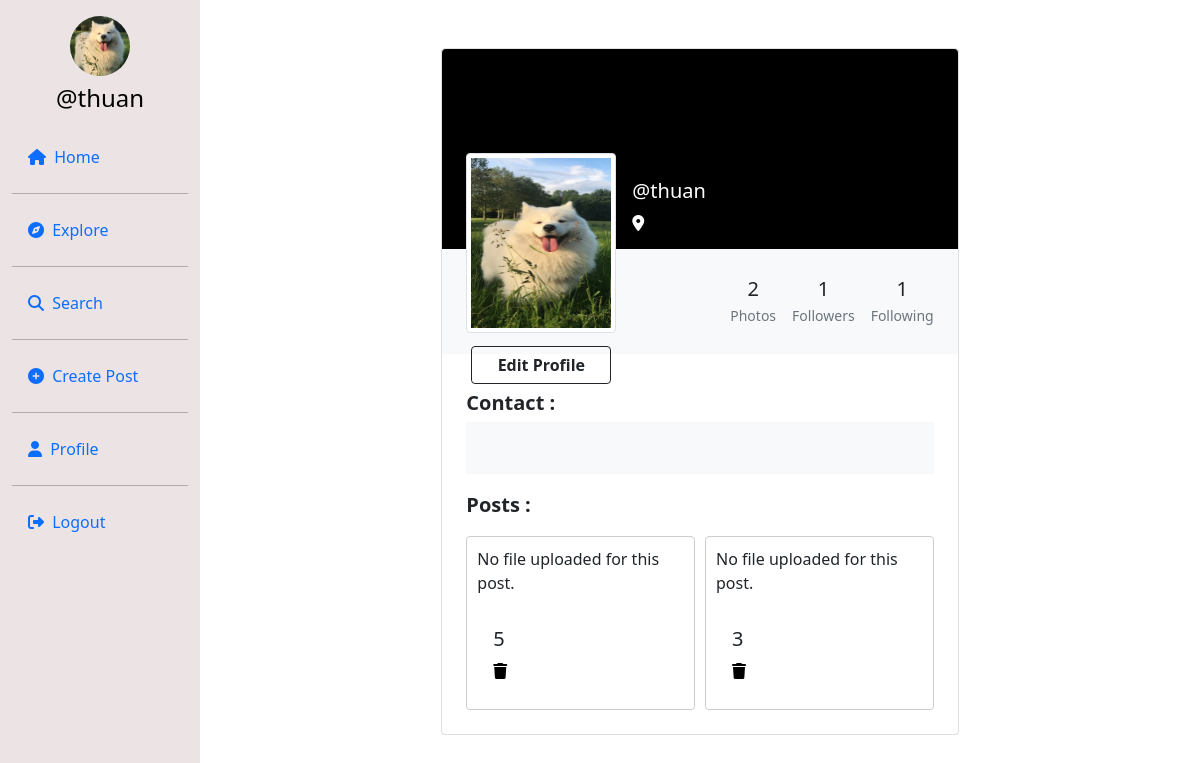
Before: /profile/thuan (signed in) with the older database file.
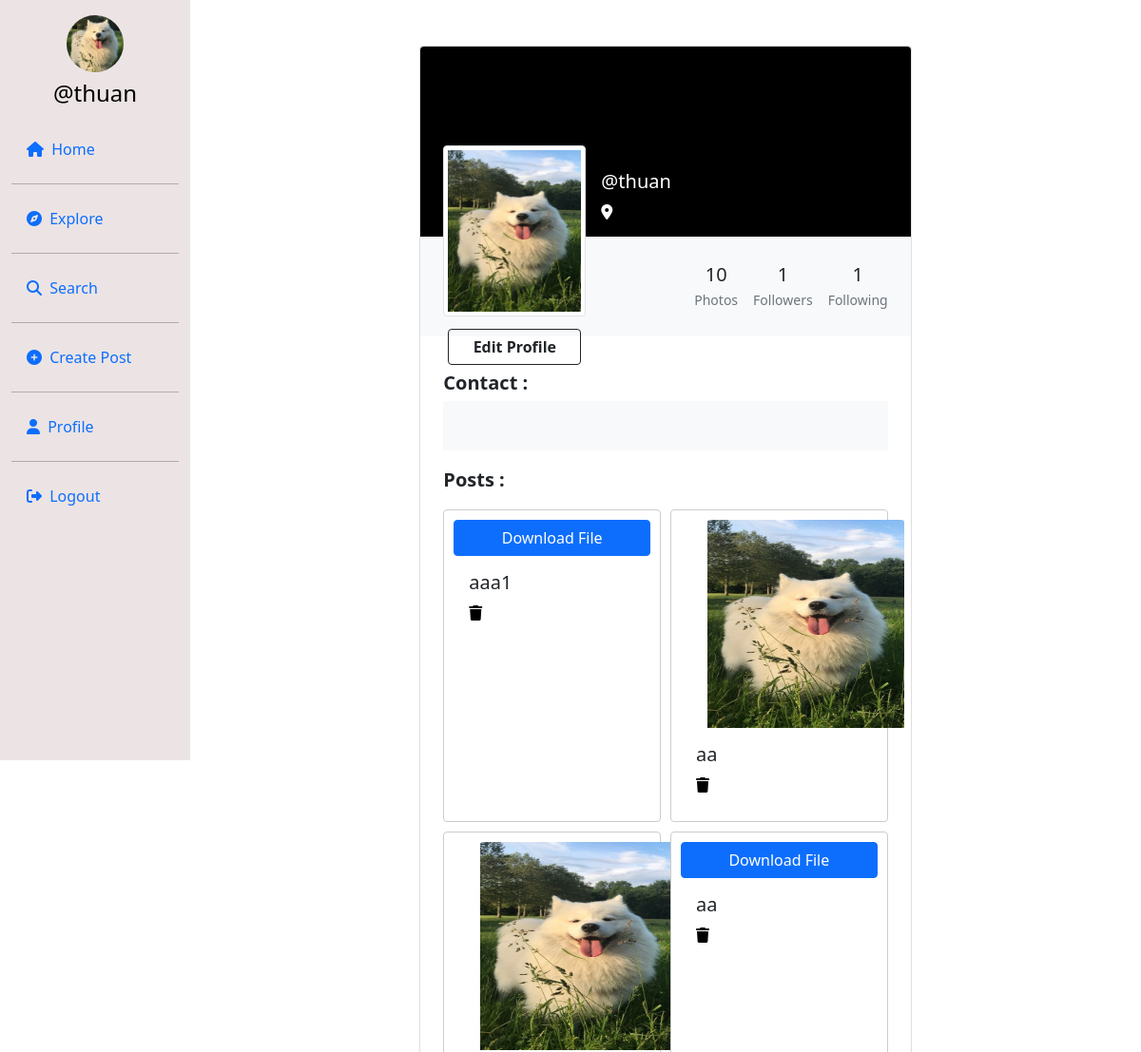
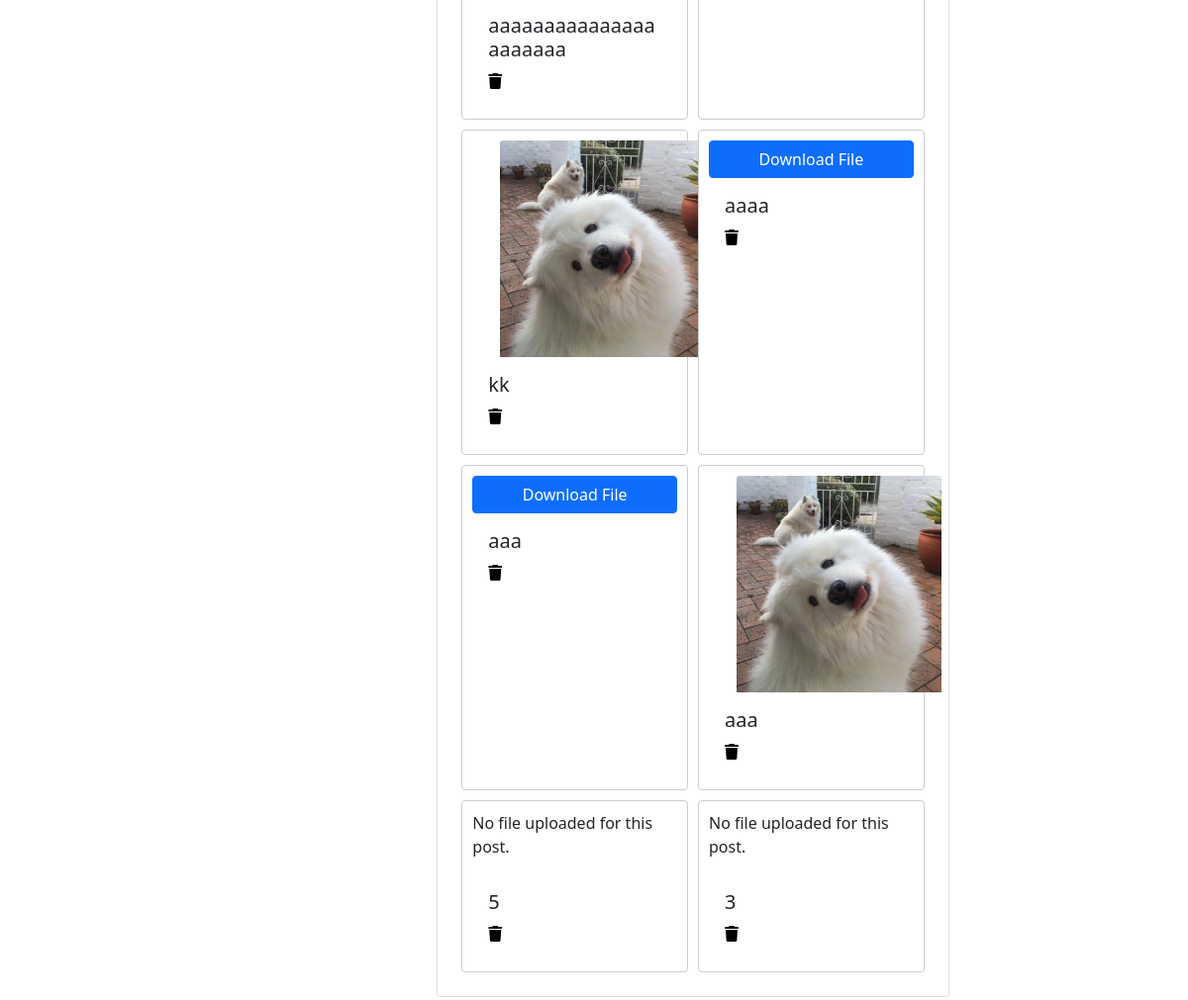
After: the same page with the newer database file (2 pictures, top to bottom).
### userauth/models.py (models this page shows, shortened)
class Profile(models.Model):
    user = models.ForeignKey(User, on_delete=models.CASCADE)
    id_user = models.IntegerField(primary_key=True, default=0)
    bio = models.TextField(blank=True, default='')
    profileimg = models.ImageField(upload_to='profile_images', default='blank-profile-picture.png')
    location = models.CharField(max_length=100, blank=True, default='')

class Post(models.Model):
    id = models.UUIDField(primary_key=True, default=uuid.uuid4)
    user = models.CharField(max_length=100)
    title = models.TextField(null=True, blank=True)
    file = models.FileField(upload_to='uploads/', null=True, blank=True)  # Sử dụng FileField cho tất cả loại file
    caption = models.TextField()
    subject = models.CharField(max_length=50, default="Math")
    created_at = models.DateTimeField(default=datetime.now)
    no_of_likes = models.IntegerField(default=0)

### userauth/views.py (the view)
# urls.py: path('profile/<str:id_user>', views.profile),
@login_required(login_url='/loginn')
def profile(request,id_user):
    user_object = User.objects.get(username=id_user)
    print(user_object)
    profile = Profile.objects.get(user=request.user)
    user_profile = Profile.objects.get(user=user_object)
    user_posts = Post.objects.filter(user=id_user).order_by('-created_at')
    user_post_length = len(user_posts)
    follower = request.user.username
    user = id_user
    if Followers.objects.filter(follower=follower, user=user).first():
        follow_unfollow = 'Unfollow'
    else:
        follow_unfollow = 'Follow'
    user_followers = len(Followers.objects.filter(user=id_user))
    user_following = len(Followers.objects.filter(follower=id_user))
    context = {
        'user_object': user_object,
        'user_profile': user_profile,
        'user_posts': user_posts,
        'user_post_length': user_post_length,
        'profile': profile,
        'follow_unfollow':follow_unfollow,
        'user_followers': user_followers,
        'user_following': user_following,
    }
    if request.user.username == id_user:
        if request.method == 'POST':
            if request.FILES.get('image') == None:
             image = user_profile.profileimg
             bio = request.POST['bio']
             location = request.POST['location']
             user_profile.profileimg = image
             user_profile.bio = bio
             user_profile.location = location
             user_profile.save()
            if request.FILES.get('image') != None:
             image = request.FILES.get('image')
             bio = request.POST['bio']
             location = request.POST['location']
             user_profile.profileimg = image
             user_profile.bio = bio
             user_profile.location = location
             user_profile.save()
            return redirect('/profile/'+id_user)
        else:
            return render(request, 'profile.html', context)
    return render(request, 'profile.html', context)

### userauth/templatetags/custom_filters.py (called while the page is built)
@register.filter
def endswith_any(value, suffixes):
    return any(str(value).endswith(suffix.strip()) for suffix in suffixes.split(','))

### templates/profile.html (shortened to what this page needs)
{% load custom_filters %}
{% load static %}
<!DOCTYPE html>
<html lang="en">
<head>
    <link rel="stylesheet" href="https://maxcdn.bootstrapcdn.com/bootstrap/4.5.2/css/bootstrap.min.css">
    <link href="https://cdn.jsdelivr.net/npm/bootstrap@5.0.2/dist/css/bootstrap.min.css" rel="stylesheet"
>
    <link rel="stylesheet" href="{% static 'css/app.css' %}">
</head>
<body>
<div class="container-fluid">
    <div class="row">
        <nav class="col-md-2 d-none d-md-block sidebar" style="position: fixed;">
            <div class="text-center mt-3">
                <img src="{{ profile.profileimg.url }}" alt="Profile Picture" class="profile-pic">
                <h4 class="mt-2"><a href="/profile/{{ user }}" style="text-decoration:none;">@{{ user }}</a></h4>
            </div>
            <ul class="nav flex-column mt-4">
                <li class="nav-item">
                    <a class="nav-link active" href="/">
                        <i class="fa-solid fa-house mr-1"></i> Home
                    </a>
                </li>
                <hr>
                <li class="nav-item">
                    <a class="nav-link" href="/explore">
                        <i class="fa-solid fa-compass mr-1"></i> Explore
                    </a>
                </li>
                <hr>
                <li class="nav-item">
                    <a class="nav-link" href="#" data-bs-toggle="modal" data-bs-target="#exampleModal3">
                        <i class="fa-solid fa-magnifying-glass mr-1"></i> Search
                    </a>
                </li>
                <hr>
                <li class="nav-item">
                    <a class="nav-link" href="#" data-bs-toggle="modal" data-bs-target="#exampleModal2"
                       data-bs-whatever="@getbootstrap">
                        <i class="fa-solid fa-circle-plus mr-1"></i> Create Post
                    </a>
                </li>
                <hr>
                <li class="nav-item">
                    <a class="nav-link" href="/profile/{{ user }}">
                        <i class="fa-solid fa-user mr-1"></i> Profile
                    </a>
                </li>
                <hr>
                <li class="nav-item">
                    <a class="nav-link" href="/logoutt">
                        <i class="fa-solid fa-right-from-bracket mr-1"></i> Logout
                    </a>
                </li>
            </ul>
        </nav>
        <main role="main" class="col-md-9 ml-sm-auto col-lg-10 px-md-4">
            <section class="gradient-custom-2">
                <div class="container py-5">
                    <div class="row d-flex justify-content-center align-items-center h-100">
                        <div class="col col-lg-9 col-xl-7">
                            <div class="card">
                                <div class="rounded-top text-white d-flex flex-row"
                                     style="background:black; height:200px;">
                                    <div class="ms-4  d-flex flex-column" style="width: 150px; margin-top:5rem;">
                                        <img src="{{ user_profile.profileimg.url }}" alt="Generic placeholder image"
                                             class="img-fluid img-thumbnail mt-4 mb-2"
                                             style="width: 180px;height: 180px; z-index: 1">
                                        {% if user == user_profile.user %}
                                            <button type="button" class="btn btn-outline-dark"
                                                    data-mdb-ripple-color="dark" style="z-index: 1; margin: 5px;"
                                                    data-bs-toggle="modal" data-bs-target="#exampleModal1"
                                                    data-bs-whatever="@getbootstrap"
                                                    style="z-index: 1; margin: 10px; padding: 10px 20px; border-radius: 8px; font-size: 16px; transition: background-color 0.3s ease, color 0.3s ease;">
                                                <strong>Edit Profile </strong>
                                            </button>
                                        {% endif %}
                                    </div>
                                    <div class="ms-3" style="margin-top: 130px;">
                                        <h5>@{{ user_profile.user }}</h5>
                                        <p><i class="fa-solid fa-location-dot"></i> {{ user_profile.location }}</p>
                                    </div>
                                </div>
                                <div class="p-4 text-black" style="background-color: #f8f9fa;">
                                    <div class="d-flex justify-content-end text-center py-1">
                                        <div>
                                            <p class="mb-1 h5">{{ user_post_length }}</p>
                                            <p class="small text-muted mb-0">Photos</p>
                                        </div>
                                        <div class="px-3">
                                            <p class="mb-1 h5">{{ user_followers }}</p>
                                            <p class="small text-muted mb-0">Followers</p>
                                        </div>
                                        <div>
                                            <p class="mb-1 h5">{{ user_following }}</p>
                                            <p class="small text-muted mb-0">Following</p>
                                        </div>
                                    </div>
                                </div>
                                <div class="card-body p-4 text-black">
                                    <div class="mb-3">
                                        <p style="margin-top: 10px" class="lead fw-normal mb-1"><strong>Contact
                                            :</strong></p>
                                        <div class="p-4" style="background-color: #f8f9fa;">
                                        </div>
                                    </div>
                                    <div class="mb-3">
                                        <p class="lead fw-normal mb-1"><strong>Posts :</strong></p>
                                    </div>
                                    <div class="image-grid">
                                        {% for pos in user_posts %}
                                            <div class="card image-item">
                                                {% if pos.file %}
                                                    {% if pos.file.url|endswith_any:".jpg,.png,.jpeg" %}
                                                        <img src="{{ pos.file.url }}" alt="..."
                                                             class="card-img-top"
                                                             style="width: 219px;height: 219px;margin-left: 28px">
                                                    {% else %}
                                                        <a href="{{ pos.file.url }}" class="btn btn-primary"
                                                           target="_blank">Download File</a>
                                                    {% endif %}
                                                {% else %}
                                                    <p>No file uploaded for this post.</p>
                                                {% endif %}
                                                <div class="card-body">
                                                    <h5 class="card-title">{{ pos.title }}</h5>
                                                    {% if user == user_profile.user %}
                                                        <a href=" /delete/{{ pos.id }} "><i
                                                                class="fa-solid fa-trash"></i></a>
                                                    {% endif %}
                                                </div>
                                            </div>
                                        {% endfor %}
                                    </div>
                                </div>
                            </div>
                        </div>
                    </div>
                </div>
            </section>
        </main>
    </div>
</div>
</body>
</html>

### templates/search.html (shortened to what this page needs)
{% load static %}

### templates/profile_upload.html (shortened to what this page needs)
{% load static %}

### templates/edit_profile.html (shortened to what this page needs)
{% load static %}

### templates/profile.html (style rules this page uses)
.sidebar { background: #ece4e4; height: 100vh; color: black; }
.profile-pic { width: 60px; height: 60px; border-radius: 50%; object-fit: cover; }
a { color: black; }
.image-grid { display: grid; grid-template-columns: repeat(auto-fill, minmax(200px, 1fr)); gap: 10px; }
.image-item { border: 1px solid #ccc; padding: 10px; }
.image-item img { max-width: 100%; height: auto; }

Changed rows visible on the page:
added Post: title "aaa1"
added Post: file (picture), title "aa"
added Post: file (placeholder picture), title "aaaaaaaaaaaaaaaaaaaaaa"
added Post: title "aa"
added Post: file (picture), title "kk"
added Post: title "aaaa"
added Post: title "aaa"
added Post: file (picture), title "aaa"
Other visible differences:
{{ user_post_length }}: "2" → "10"
